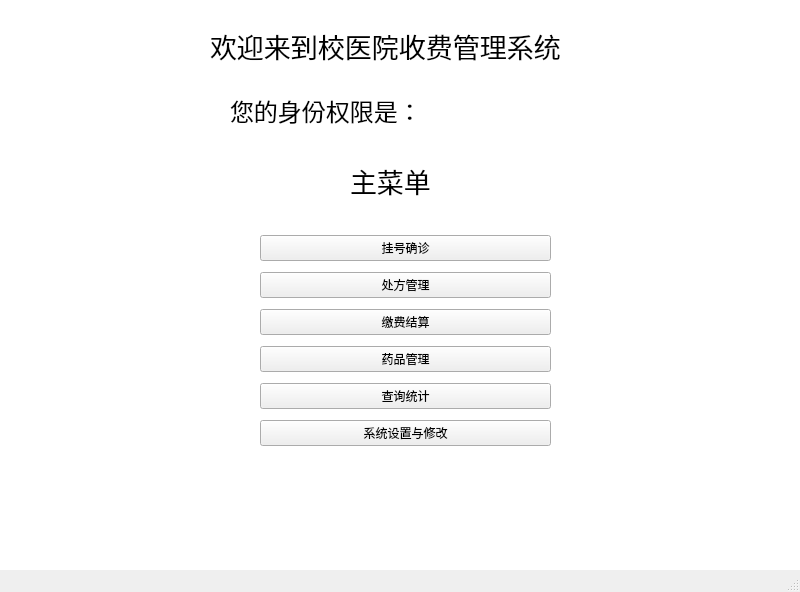
<?xml version="1.0" encoding="UTF-8"?>
<ui version="4.0">
 <class>MainWindow</class>
 <widget class="QMainWindow" name="MainWindow">
  <property name="geometry">
   <rect>
    <x>0</x>
    <y>0</y>
    <width>800</width>
    <height>592</height>
   </rect>
  </property>
  <property name="windowTitle">
   <string>主界面</string>
  </property>
  <property name="styleSheet">
   <string notr="true">background-image: url(D:\PyCharm\pythonProject\back.jpg);</string>
  </property>
  <widget class="QWidget" name="centralwidget">
   <widget class="QLabel" name="label">
    <property name="geometry">
     <rect>
      <x>210</x>
      <y>-20</y>
      <width>451</width>
      <height>131</height>
     </rect>
    </property>
    <property name="font">
     <font>
      <family>微软雅黑</family>
      <pointsize>20</pointsize>
     </font>
    </property>
    <property name="text">
     <string>欢迎来到校医院收费管理系统</string>
    </property>
   </widget>
   <widget class="QLabel" name="label_2">
    <property name="geometry">
     <rect>
      <x>230</x>
      <y>90</y>
      <width>231</width>
      <height>41</height>
     </rect>
    </property>
    <property name="font">
     <font>
      <family>微软雅黑</family>
      <pointsize>18</pointsize>
     </font>
    </property>
    <property name="text">
     <string>您的身份权限是：</string>
    </property>
   </widget>
   <widget class="QLabel" name="PriviligeLabel">
    <property name="geometry">
     <rect>
      <x>420</x>
      <y>80</y>
      <width>161</width>
      <height>61</height>
     </rect>
    </property>
    <property name="font">
     <font>
      <family>微软雅黑</family>
      <pointsize>18</pointsize>
     </font>
    </property>
    <property name="text">
     <string/>
    </property>
   </widget>
   <widget class="QLabel" name="label_3">
    <property name="geometry">
     <rect>
      <x>350</x>
      <y>140</y>
      <width>91</width>
      <height>81</height>
     </rect>
    </property>
    <property name="font">
     <font>
      <family>微软雅黑</family>
      <pointsize>20</pointsize>
     </font>
    </property>
    <property name="text">
     <string>主菜单</string>
    </property>
   </widget>
   <widget class="QListView" name="listView">
    <property name="geometry">
     <rect>
      <x>-90</x>
      <y>-20</y>
      <width>1031</width>
      <height>691</height>
     </rect>
    </property>
    <property name="styleSheet">
     <string notr="true">background-image: url(:/back.jpg)</string>
    </property>
   </widget>
   <widget class="QWidget" name="verticalLayoutWidget">
    <property name="geometry">
     <rect>
      <x>260</x>
      <y>230</y>
      <width>291</width>
      <height>221</height>
     </rect>
    </property>
    <layout class="QVBoxLayout" name="verticalLayout">
     <item>
      <widget class="QPushButton" name="registerButton">
       <property name="text">
        <string>挂号确诊</string>
       </property>
       <property name="iconSize">
        <size>
         <width>16</width>
         <height>15</height>
        </size>
       </property>
      </widget>
     </item>
     <item>
      <widget class="QPushButton" name="PresciptionButton">
       <property name="text">
        <string>处方管理</string>
       </property>
      </widget>
     </item>
     <item>
      <widget class="QPushButton" name="PayButton">
       <property name="text">
        <string>缴费结算</string>
       </property>
      </widget>
     </item>
     <item>
      <widget class="QPushButton" name="pushButton">
       <property name="text">
        <string>药品管理</string>
       </property>
      </widget>
     </item>
     <item>
      <widget class="QPushButton" name="SearchButton">
       <property name="text">
        <string>查询统计</string>
       </property>
      </widget>
     </item>
     <item>
      <widget class="QPushButton" name="SettingButton">
       <property name="text">
        <string>系统设置与修改</string>
       </property>
      </widget>
     </item>
    </layout>
   </widget>
   <zorder>listView</zorder>
   <zorder>label</zorder>
   <zorder>label_2</zorder>
   <zorder>PriviligeLabel</zorder>
   <zorder>label_3</zorder>
   <zorder>horizontalLayoutWidget</zorder>
   <zorder>verticalLayoutWidget</zorder>
  </widget>
  <widget class="QMenuBar" name="menubar">
   <property name="geometry">
    <rect>
     <x>0</x>
     <y>0</y>
     <width>800</width>
     <height>22</height>
    </rect>
   </property>
  </widget>
  <widget class="QStatusBar" name="statusbar"/>
 </widget>
 <resources>
  <include location="background_image.qrc"/>
 </resources>
 <connections/>
</ui>
